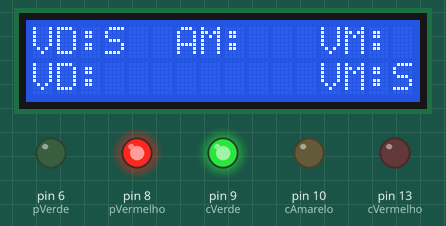
Simulated run of this sketch. Board: Arduino Uno, built with avr-gcc and run on an emulated ATmega328P. On the bench: 16×2 character LCD, output pins drawn as LEDs (lit = HIGH).

Above: at 0.1 s.
At 3.1 s:
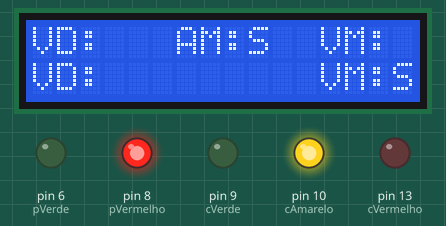
At 6.1 s:
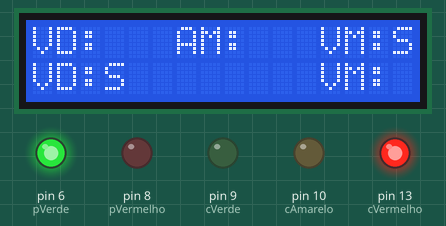
Timing chart, 0 to 130.0 s (numbered marks = the images above):
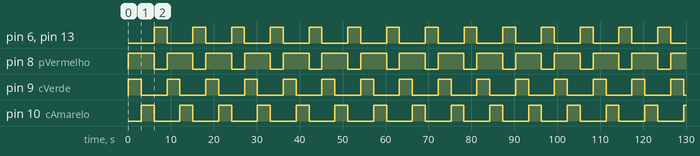

The sketch:

P1LHW_Grupo12_Gabriel_Henrique_Elisangela_Arantes.ino
```cpp
#include <LiquidCrystal.h>

LiquidCrystal lcd(12, 11, 5, 4, 3, 2);
int pVerde = 6;
int pVermelho = 8;
int cVerde = 9;
int cAmarelo = 10;
int cVermelho = 13;

void setup() {

  pinMode(pVerde, OUTPUT);
  pinMode(pVermelho, OUTPUT);
  pinMode(cVerde, OUTPUT);
  pinMode(cAmarelo, OUTPUT);
  pinMode(cVermelho, OUTPUT);

  digitalWrite(cVerde, HIGH);
  digitalWrite(cAmarelo, LOW);
  digitalWrite(cVermelho, LOW);
  digitalWrite(pVerde, LOW);
  digitalWrite(pVermelho, HIGH);

  lcd.begin(16, 2);

  lcd.setCursor(0, 0);
  lcd.print("VD:   AM:   VM: ");

  lcd.setCursor(0, 1);
  lcd.print("VD:         VM: ");
}

void loop() {
  /*chama a função
  para apaga o verde pedestre, apaga o vermelho carro*/
  func1();
/*chama a função para acende o verde
carro e acende o vermelho pedestre*/
  func1C();
  delay(3000); // Aguarda 3 segundos
  //chama a função para apaga o verde carro
  func2();
  //chama a função para acende o amarelo carro
  func2C();
  delay(3000);
  /*chama a função para apaga o amarelo carro,
apaga o vermelho pedestre*/
  func3();
  /*chama a função para acende vermelho carro
  e acende verde pedestre*/
  func3C();
  delay(3000);
}

  /*chama a função
  para apaga o verde pedestre, apaga o vermelho carro*/
void func1()
{
  digitalWrite(cVermelho, LOW);
  digitalWrite(pVerde, LOW);

  lcd.setCursor(0, 0);
  lcd.print("VD:S  AM:   VM: ");

  lcd.setCursor(0, 1);
  lcd.print("VD:         VM:S");

}

/*chama a função para acende o verde
carro e acende o vermelho pedestre*/
void func1C()
{
  digitalWrite(cVerde, HIGH);
  digitalWrite(pVermelho, HIGH);

    lcd.setCursor(0, 0);
  lcd.print("VD:S  AM:   VM: ");

  lcd.setCursor(0, 1);
  lcd.print("VD:         VM:S");
}
//chama a função para apaga o verde carro
void func2()
{
  digitalWrite(cVerde, LOW);

  lcd.setCursor(0, 0);
  lcd.print("VD:   AM:   VM: ");
}
//chama a função para acende o amarelo carro
void func2C()
{
  digitalWrite(cAmarelo, HIGH);

  lcd.setCursor(0, 0);
  lcd.print("VD:   AM:S  VM: ");

  lcd.setCursor(0, 1);
  lcd.print("VD:         VM:S");
}
/*chama a função para apaga o amarelo carro,
apaga o vermelho pedestre*/
void func3()
{
  digitalWrite(cAmarelo, LOW);
  digitalWrite(pVermelho, LOW);

  lcd.setCursor(0, 0);
  lcd.print("VD:   AM:   VM: ");

  lcd.setCursor(0, 1);
  lcd.print("VD:         VM: ");
}
  /*chama a função para acende vermelho carro
  e acende verde pedestre*/
void func3C()
{
  digitalWrite(cVermelho, HIGH);
  digitalWrite(pVerde, HIGH);

  lcd.setCursor(0, 0);
  lcd.print("VD:   AM:   VM:S");

  lcd.setCursor(0, 1);
  lcd.print("VD:S        VM: ");
}
```

Measured:
- by itself, pin 6 (pVerde), pin 9 (cVerde), pin 10 (cAmarelo), pin 13 (cVermelho): alternates HIGH for 3.0 s and LOW for 6.0 s
- by itself, pin 8 (pVermelho): alternates HIGH for 6.0 s and LOW for 3.0 s
- by itself, everything shown: repeats every 9.0 s, in 3 steps
- what the display in image 1 shows lasts 3.0 s, from 3.1 s to 6.1 s
